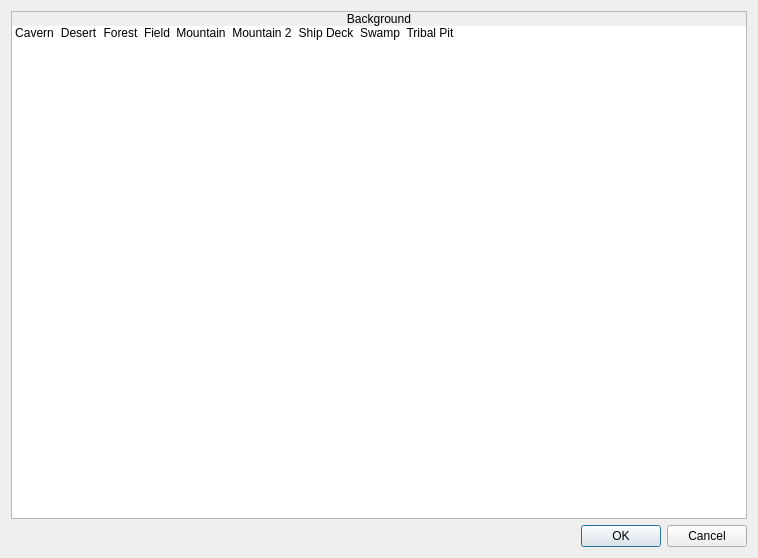
<?xml version="1.0" encoding="UTF-8"?>
<ui version="4.0">
 <class>ConfigureEvent_ChangeBackgroundImage</class>
 <widget class="QDialog" name="ConfigureEvent_ChangeBackgroundImage">
  <property name="geometry">
   <rect>
    <x>0</x>
    <y>0</y>
    <width>758</width>
    <height>558</height>
   </rect>
  </property>
  <property name="windowTitle">
   <string>Change Background</string>
  </property>
  <property name="styleSheet">
   <string notr="true">.QFrame
{
	border: 1px solid palette(text);
}

.QFrame&gt;QLabel
{
	background-color: palette(text);
	color: palette(window);
}</string>
  </property>
  <layout class="QVBoxLayout" name="verticalLayout_2">
   <item>
    <widget class="QFrame" name="frame">
     <property name="frameShape">
      <enum>QFrame::StyledPanel</enum>
     </property>
     <property name="frameShadow">
      <enum>QFrame::Raised</enum>
     </property>
     <layout class="QVBoxLayout" name="verticalLayout">
      <property name="spacing">
       <number>0</number>
      </property>
      <property name="leftMargin">
       <number>0</number>
      </property>
      <property name="topMargin">
       <number>0</number>
      </property>
      <property name="rightMargin">
       <number>0</number>
      </property>
      <property name="bottomMargin">
       <number>0</number>
      </property>
      <item>
       <widget class="QLabel" name="label">
        <property name="sizePolicy">
         <sizepolicy hsizetype="Preferred" vsizetype="Fixed">
          <horstretch>0</horstretch>
          <verstretch>0</verstretch>
         </sizepolicy>
        </property>
        <property name="text">
         <string>Background</string>
        </property>
        <property name="alignment">
         <set>Qt::AlignCenter</set>
        </property>
       </widget>
      </item>
      <item>
       <widget class="QWidget" name="widget" native="true">
        <layout class="QHBoxLayout" name="horizontalLayout">
         <property name="spacing">
          <number>0</number>
         </property>
         <property name="leftMargin">
          <number>0</number>
         </property>
         <property name="topMargin">
          <number>0</number>
         </property>
         <property name="rightMargin">
          <number>0</number>
         </property>
         <property name="bottomMargin">
          <number>0</number>
         </property>
         <item>
          <widget class="QListWidget" name="lstBackdrops">
           <property name="frameShape">
            <enum>QFrame::NoFrame</enum>
           </property>
           <property name="iconSize">
            <size>
             <width>192</width>
             <height>128</height>
            </size>
           </property>
           <property name="flow">
            <enum>QListView::LeftToRight</enum>
           </property>
           <property name="resizeMode">
            <enum>QListView::Adjust</enum>
           </property>
           <property name="viewMode">
            <enum>QListView::IconMode</enum>
           </property>
           <item>
            <property name="text">
             <string>Cavern</string>
            </property>
            <property name="icon">
             <iconset>
              <normaloff>../../resources/backdrops/cavern.png</normaloff>../../resources/backdrops/cavern.png</iconset>
            </property>
           </item>
           <item>
            <property name="text">
             <string>Desert</string>
            </property>
            <property name="icon">
             <iconset>
              <normaloff>../../resources/backdrops/desert.png</normaloff>../../resources/backdrops/desert.png</iconset>
            </property>
           </item>
           <item>
            <property name="text">
             <string>Forest</string>
            </property>
            <property name="icon">
             <iconset>
              <normaloff>../../resources/backdrops/forest.png</normaloff>../../resources/backdrops/forest.png</iconset>
            </property>
           </item>
           <item>
            <property name="text">
             <string>Field</string>
            </property>
            <property name="icon">
             <iconset>
              <normaloff>../../resources/backdrops/field.png</normaloff>../../resources/backdrops/field.png</iconset>
            </property>
           </item>
           <item>
            <property name="text">
             <string>Mountain</string>
            </property>
            <property name="icon">
             <iconset>
              <normaloff>../../resources/backdrops/mountain.png</normaloff>../../resources/backdrops/mountain.png</iconset>
            </property>
           </item>
           <item>
            <property name="text">
             <string>Mountain 2</string>
            </property>
            <property name="icon">
             <iconset>
              <normaloff>../../resources/backdrops/mountain2.png</normaloff>../../resources/backdrops/mountain2.png</iconset>
            </property>
           </item>
           <item>
            <property name="text">
             <string>Ship Deck</string>
            </property>
            <property name="icon">
             <iconset>
              <normaloff>../../resources/backdrops/shipdeck.png</normaloff>../../resources/backdrops/shipdeck.png</iconset>
            </property>
           </item>
           <item>
            <property name="text">
             <string>Swamp</string>
            </property>
            <property name="icon">
             <iconset>
              <normaloff>../../resources/backdrops/swamp.png</normaloff>../../resources/backdrops/swamp.png</iconset>
            </property>
           </item>
           <item>
            <property name="text">
             <string>Tribal Pit</string>
            </property>
            <property name="icon">
             <iconset>
              <normaloff>../../resources/backdrops/tribalPit.png</normaloff>../../resources/backdrops/tribalPit.png</iconset>
            </property>
           </item>
          </widget>
         </item>
        </layout>
       </widget>
      </item>
     </layout>
    </widget>
   </item>
   <item>
    <widget class="QDialogButtonBox" name="buttonBox">
     <property name="orientation">
      <enum>Qt::Horizontal</enum>
     </property>
     <property name="standardButtons">
      <set>QDialogButtonBox::Cancel|QDialogButtonBox::Ok</set>
     </property>
    </widget>
   </item>
  </layout>
 </widget>
 <resources/>
 <connections>
  <connection>
   <sender>buttonBox</sender>
   <signal>accepted()</signal>
   <receiver>ConfigureEvent_ChangeBackgroundImage</receiver>
   <slot>accept()</slot>
   <hints>
    <hint type="sourcelabel">
     <x>248</x>
     <y>254</y>
    </hint>
    <hint type="destinationlabel">
     <x>157</x>
     <y>274</y>
    </hint>
   </hints>
  </connection>
  <connection>
   <sender>buttonBox</sender>
   <signal>rejected()</signal>
   <receiver>ConfigureEvent_ChangeBackgroundImage</receiver>
   <slot>reject()</slot>
   <hints>
    <hint type="sourcelabel">
     <x>316</x>
     <y>260</y>
    </hint>
    <hint type="destinationlabel">
     <x>286</x>
     <y>274</y>
    </hint>
   </hints>
  </connection>
 </connections>
</ui>
